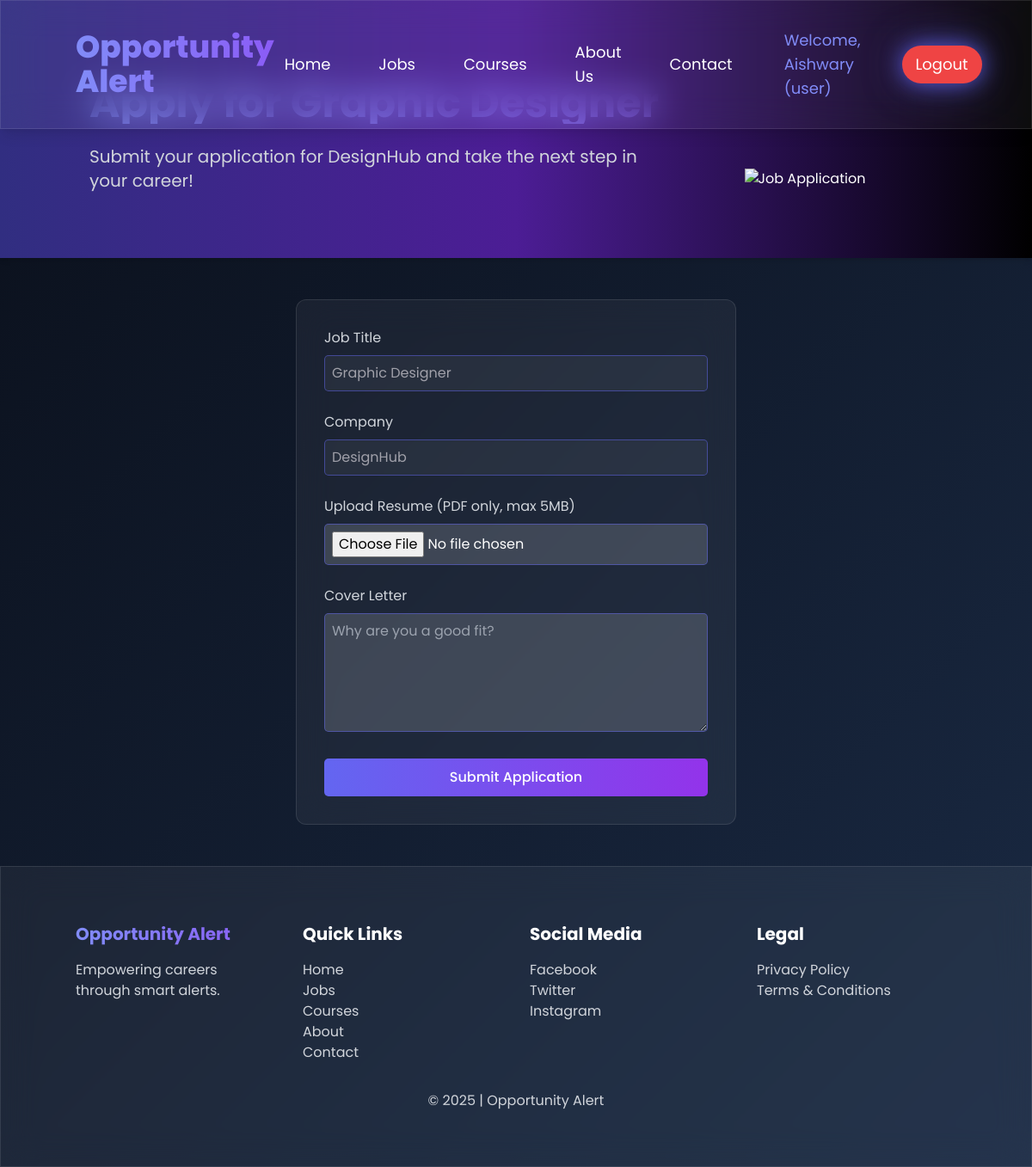
The app's page /apply-job.php?id=2 (signed in) with its own data.
### tables this page shows
CREATE TABLE `users` (
  `id` int(11) NOT NULL,
  `username` varchar(50) NOT NULL,
  `password` varchar(255) NOT NULL,
  `role` enum('user','admin') NOT NULL DEFAULT 'user',
  `email` varchar(100) NOT NULL,
  `created_at` timestamp NOT NULL DEFAULT current_timestamp()
);

CREATE TABLE `jobs` (
  `id` int(11) NOT NULL,
  `title` varchar(100) NOT NULL,
  `description` text NOT NULL,
  `company` varchar(100) NOT NULL,
  `location` varchar(100) DEFAULT NULL,
  `field` varchar(50) NOT NULL,
  `interest` varchar(50) NOT NULL,
  `posted_at` timestamp NOT NULL DEFAULT current_timestamp(),
  `expiration_date` date NOT NULL DEFAULT '2025-12-31',
  `bg_image` longblob DEFAULT NULL
);

### apply-job.php (the view, shortened to what this page needs)
<?php
$conn = new mysqli("localhost", "root", "", "opportunity_alert");
$user_id = $_SESSION['user_id'];
$job_id = isset($_GET['id']) ? intval($_GET['id']) : 0;
$sql = "SELECT title, company FROM jobs WHERE id = ?";
$stmt = $conn->prepare($sql);
$stmt->bind_param("i", $job_id);
$stmt->execute();
$job = $stmt->get_result()->fetch_assoc();
$username = "";
$role = "user";
$sql = "SELECT username, role FROM users WHERE id = ?";
$stmt = $conn->prepare($sql);
$stmt->bind_param("i", $user_id);
$stmt->execute();
$result = $stmt->get_result();
if ($row = $result->fetch_assoc()) {
    $username = htmlspecialchars($row['username']);
    $role = $row['role'];
}
?>
<!DOCTYPE html>
<html lang="en">
<head>
    <link href="https://cdn.jsdelivr.net/npm/tailwindcss@2.2.19/dist/tailwind.min.css" rel="stylesheet">
    <link rel="stylesheet" href="https://cdnjs.cloudflare.com/ajax/libs/animate.css/4.1.1/animate.min.css"/>
    <link rel="stylesheet" href="https://cdnjs.cloudflare.com/ajax/libs/font-awesome/6.4.0/css/all.min.css">
</head>
<body class="text-white min-h-screen">
    <nav class="glass p-4 md:p-6 shadow-lg fixed w-full top-0 z-50">
        <div class="container mx-auto flex flex-col md:flex-row justify-between items-center">
            <h1 class="text-3xl md:text-4xl font-extrabold bg-gradient-to-r from-indigo-400 to-purple-500 bg-clip-text text-transparent animate__animated animate__pulse">Opportunity Alert</h1>
            <div class="mt-4 md:mt-0 space-x-4 md:space-x-8 text-base md:text-lg flex items-center">
                <a href="index.php" class="neon-hover px-3 py-1 rounded-full hover:bg-indigo-500/20 transition">Home</a>
                <a href="jobs.php" class="neon-hover px-3 py-1 rounded-full hover:bg-indigo-500/20 transition">Jobs</a>
                <a href="courses.php" class="neon-hover px-3 py-1 rounded-full hover:bg-indigo-500/20 transition">Courses</a>
                <a href="about.php" class="neon-hover px-3 py-1 rounded-full hover:bg-indigo-500/20 transition">About Us</a>
                <a href="contact.php" class="neon-hover px-3 py-1 rounded-full hover:bg-indigo-500/20 transition">Contact</a>
                <?php if (empty($username)): ?>
                    <a href="login.php" class="bg-indigo-500 px-4 py-2 rounded-full neon-glow">Login</a>
                    <a href="register.php" class="bg-gradient-to-r from-purple-500 to-indigo-500 px-4 py-2 rounded-full neon-glow">Register</a>
                <?php else: ?>
                    <span class="px-4 py-2 text-indigo-400 hover:bg-indigo-500/20 rounded-full transition">Welcome, <a href="<?php echo $role === 'admin' ? 'admin-register.php' : 'dashboard.php'; ?>" class="hover:underline"><?php echo $username; ?></a> (<?php echo $role; ?>)</span>
                    <a href="logout.php" class="bg-red-500 px-4 py-2 rounded-full neon-glow">Logout</a>
                <?php endif; ?>
            </div>
        </div>
    </nav>
    <header class="bg-gradient-to-r from-indigo-900 via-purple-900 to-black pt-24 pb-8 relative shadow-md">
        <div class="container mx-auto px-4 relative z-10">
            <h1 class="text-4xl md:text-5xl font-bold bg-gradient-to-r from-indigo-400 to-purple-500 bg-clip-text text-transparent mb-6 animate__animated animate__fadeIn">Apply for <?php echo htmlspecialchars($job['title']); ?></h1>
            <div class="flex flex-col md:flex-row gap-8 mb-5">
                <div class="md:w-2/3">
                    <p class="text-xl mb-6 animate__animated animate__fadeIn animate__delay-1s text-gray-300">Submit your application for <?php echo htmlspecialchars($job['company']); ?> and take the next step in your career!</p>
                </div>
                <div class="md:w-1/3 flex items-center justify-center">
                    <img src="https://images.unsplash.com/photo-1593642532973-d31b6557fa68?crop=entropy&cs=tinysrgb&fit=max&fm=jpg&ixid=MnwzNjUyOXwwfDF8c2VhcmNofDJ8fGpvYnxlbnwwfHx8fDE2ODQ4NzY0NzA&ixlib=rb-1.2.1&q=80&w=1080" alt="Job Application" class="max-h-48 object-contain hidden md:block animate__animated animate__fadeIn animate__delay-2s">
                </div>
            </div>
        </div>
    </header>
    <section class="py-12 container mx-auto px-4">
        <div class="glass p-8 rounded-xl max-w-lg mx-auto card-hover animate__animated animate__fadeIn">
            <form method="POST" enctype="multipart/form-data">
                <div class="mb-6">
                    <label class="block text-gray-300 mb-2">Job Title</label>
                    <input type="text" value="<?php echo htmlspecialchars($job['title']); ?>" class="input-field w-full" disabled>
                </div>
                <div class="mb-6">
                    <label class="block text-gray-300 mb-2">Company</label>
                    <input type="text" value="<?php echo htmlspecialchars($job['company']); ?>" class="input-field w-full" disabled>
                </div>
                <div class="mb-6">
                    <label class="block text-gray-300 mb-2">Upload Resume (PDF only, max 5MB)</label>
                    <input type="file" name="resume" class="input-field w-full" accept=".pdf" required>
                </div>
                <div class="mb-6">
                    <label class="block text-gray-300 mb-2">Cover Letter</label>
                    <textarea name="cover_letter" class="input-field w-full" rows="5" placeholder="Why are you a good fit?"></textarea>
                </div>
                <button type="submit" class="submit-btn w-full text-white font-medium neon-hover">Submit Application</button>
            </form>
        </div>
    </section>
    <footer class="glass py-16">
        <div class="container mx-auto grid grid-cols-1 md:grid-cols-4 gap-8 text-center md:text-left">
            <div>
                <h3 class="text-xl font-bold mb-4 bg-gradient-to-r from-indigo-400 to-purple-500 bg-clip-text text-transparent">Opportunity Alert</h3>
                <p class="text-gray-300">Empowering careers through smart alerts.</p>
            </div>
            <div>
                <h3 class="text-xl font-bold mb-4">Quick Links</h3>
                <a href="index.php" class="block text-gray-300 hover:text-indigo-400">Home</a>
                <a href="jobs.php" class="block text-gray-300 hover:text-indigo-400">Jobs</a>
                <a href="courses.php" class="block text-gray-300 hover:text-indigo-400">Courses</a>
                <a href="about.php" class="block text-gray-300 hover:text-indigo-400">About</a>
                <a href="contact.php" class="block text-gray-300 hover:text-indigo-400">Contact</a>
            </div>
            <div>
                <h3 class="text-xl font-bold mb-4">Social Media</h3>
                <a href="#" class="block text-gray-300 hover:text-indigo-400">Facebook</a>
                <a href="#" class="block text-gray-300 hover:text-indigo-400">Twitter</a>
                <a href="#" class="block text-gray-300 hover:text-indigo-400">Instagram</a>
            </div>
            <div>
                <h3 class="text-xl font-bold mb-4">Legal</h3>
                <a href="#" class="block text-gray-300 hover:text-indigo-400">Privacy Policy</a>
                <a href="#" class="block text-gray-300 hover:text-indigo-400">Terms & Conditions</a>
            </div>
        </div>
        <p class="text-center text-gray-300 mt-8">© 2025 | Opportunity Alert</p>
    </footer>
</body>
</html>

### apply-job.php (style rules this page uses)
body { background: linear-gradient(135deg, #0a0f1a 0%, #1a2a44 100%); font-family: 'Poppins', sans-serif; overflow-x: hidden; }
.glass { background: rgba(255, 255, 255, 0.05); backdrop-filter: blur(20px); border: 1px solid rgba(255, 255, 255, 0.1); }
.neon-glow { box-shadow: 0 0 25px rgba(99, 102, 241, 0.8), 0 0 50px rgba(99, 102, 241, 0.4); }
.input-field { background: rgba(255, 255, 255, 0.15); border: 1px solid rgba(99, 102, 241, 0.5); padding: 8px; border-radius: 5px; color: white; }
.input-field:disabled { background: rgba(255, 255, 255, 0.05); color: #a1a1aa; }
.submit-btn { background: linear-gradient(90deg, #6366f1, #9333ea); padding: 10px; border-radius: 5px; }

### records on screen
users: username "Aishwary", role "user"
jobs: company "DesignHub", title "Graphic Designer"
